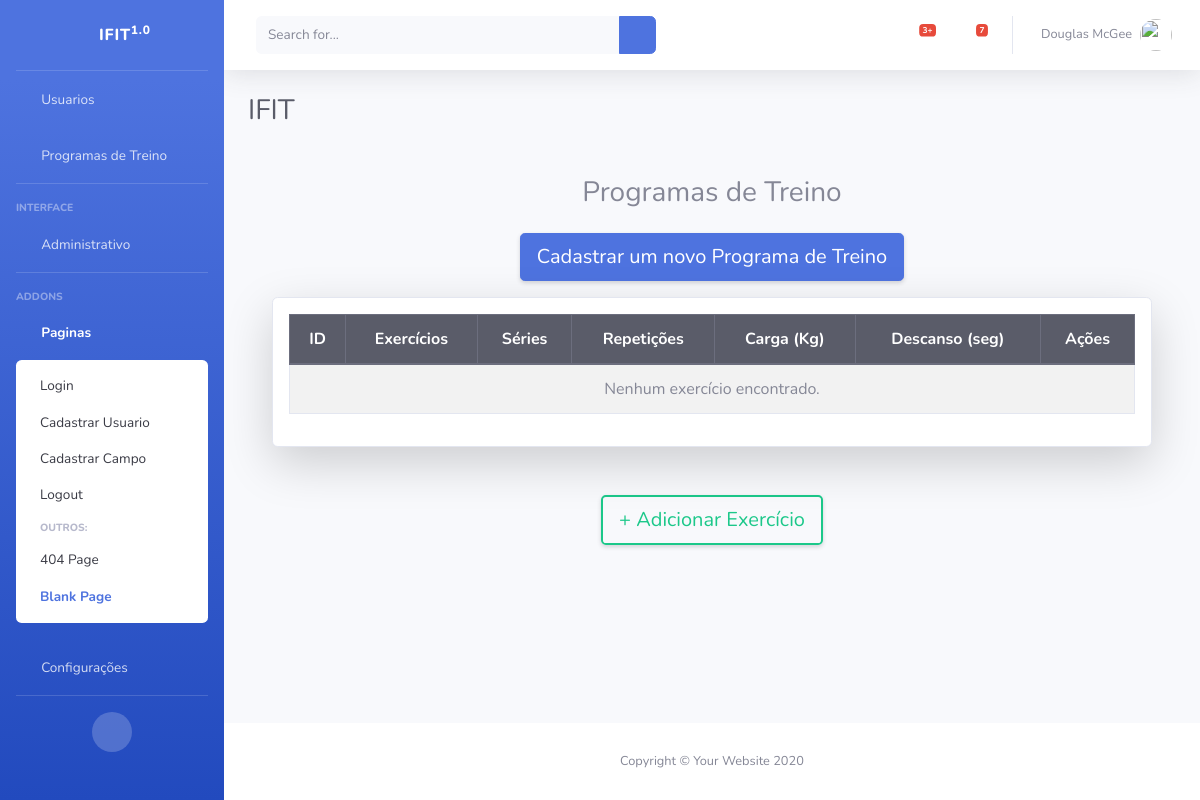
/listar/training-exercicios/, run on an earlier commit of the app's database.
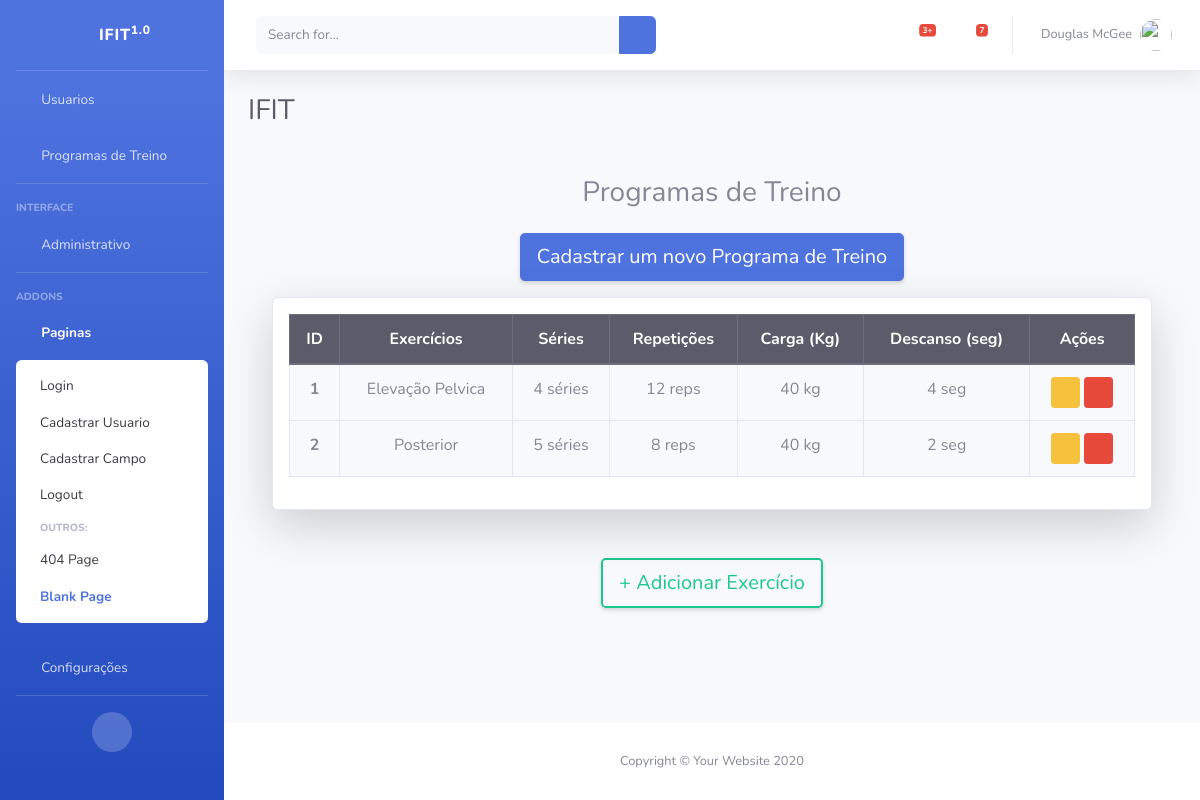
And on a later commit of the database.
### cadastros/models.py (models this page shows, shortened)
class TrainingExercicio(models.Model):
    exercise = models.ForeignKey(Exercicio, on_delete=models.CASCADE,)
    pt = models.CharField(max_length=1, default='Programa treino')
    series = models.IntegerField()
    repeticoes = models.IntegerField()
    carga = models.CharField(max_length=50, blank=True, null=True)
    descanso = models.IntegerField()  # em segundos
    descricao = models.CharField(max_length=100, default='Descrição padrão')

class Exercicio(models.Model):
    exercicio = models.CharField(max_length=50)
    tipo = models.CharField(max_length=10)
    grupo = models.CharField(max_length=20)
    descricao = models.CharField(max_length=100)
    def __str__(self):
        return self.exercicio

### cadastros/views.py (the view)
# urls.py: path('listar/training-exercicios/', TrainingExercicioList.as_view(), name='listar-training-exercicios'),
class TrainingExercicioList(ListView):
    model = TrainingExercicio
    template_name = 'cadastros/listas/training_exercicio.html'
    def get_context_data(self, **kwargs):
        context = super().get_context_data(**kwargs)
        context['training_exercicio'] = TrainingExercicio.objects.select_related('exercise').all()  # Removido 'training'
        return context

### cadastros/templates/cadastros/listas/training_exercicio.html
{% extends 'paginas/index.html' %}
{% load static %}
{% block conteudo %}
<div class="container mt-5">
    <h3 class="text-center mb-4">Programas de Treino</h3>
    <div class="text-center mb-3">
        <a href="{% url 'cadastrar-training-exercicio' %}" class="btn btn-primary btn-lg shadow-sm">Cadastrar um novo Programa de Treino</a>
    </div>
    <div class="card shadow-lg p-3 mb-5 bg-white rounded">
        <div class="table-responsive">
            <table class="table table-bordered table-striped table-hover text-center align-middle">
                <thead class="thead-dark">
                    <tr>
                        <th>ID</th>
                        <th>Exercícios</th>
                        <th>Séries</th>
                        <th>Repetições</th>
                        <th>Carga (Kg)</th>
                        <th>Descanso (seg)</th>
                        <th>Ações</th>
                    </tr>
                </thead>
                <tbody>
                    {% for training_exercicio in object_list %}
                    <tr class="bg-light">
                        <td><strong>{{ training_exercicio.pk }}</strong></td>
                        <td>{{ training_exercicio.exercise }}</td>
                        <td>{{ training_exercicio.series }} séries</td>
                        <td>{{ training_exercicio.repeticoes }} reps</td>
                        <td>{{ training_exercicio.carga }} kg</td>
                        <td>{{ training_exercicio.descanso }} seg</td>
                        <td>
                            <a href="{% url 'editar-training-exercicio' training_exercicio.pk %}" class="btn btn-warning btn-sm" title="Editar">
                                <i class="fas fa-edit"></i>
                            </a>
                            <a href="{% url 'excluir-training-exercicio' training_exercicio.pk %}" class="btn btn-danger btn-sm" title="Excluir">
                                <i class="fas fa-trash-alt"></i>
                            </a>
                        </td>
                    </tr>
                    {% empty %}
                    <tr>
                        <td colspan="7" class="text-center">Nenhum exercício encontrado.</td>
                    </tr>
                    {% endfor %}
                </tbody>
            </table>
        </div>
    </div>
    <div class="text-center mt-3">
        <a href="{% url 'cadastrar-exercicio' %}" class="btn btn-outline-success btn-lg shadow-sm" style="border-width: 2px;">+ Adicionar Exercício</a>
    </div>
</div>
{% endblock %}

### paginas/templates/paginas/index.html (shortened to what this page needs)
{% load static %}
<!DOCTYPE html>
<html lang="pt-br">
<head>
    <link href={% static "fontawesome-free/css/all.min.css" %} rel="stylesheet" type="text/css">
    <link href={% static "css/sb-admin-2.min.css" %} rel="stylesheet" type="text/css">
    <link href={% static "css/sb-admin-2.min.css" %} rel="stylesheet">
</head>
<body id="page-top">
    <div id="wrapper">
        <ul class="navbar-nav bg-gradient-primary sidebar sidebar-dark accordion" id="accordionSidebar">
            <a class="sidebar-brand d-flex align-items-center justify-content-center" href="index.html">
                <div class="sidebar-brand-icon rotate-n-15">
                    <i class="fas fa-laugh-wink"></i>
                </div>
                <div class="sidebar-brand-text mx-3">IFIT<sup>1.0</sup></div>
            </a>
            <hr class="sidebar-divider my-0">
            <li class="nav-item">
                <a class="nav-link" href="{% url 'listar-users' %}">
                    <i class="fas fa-fw fa-tachometer-alt"></i>
                    <span>Usuarios</span></a>
            </li>
            <li class="nav-item">
                <a class="nav-link" href="{% url 'listar-training-exercicios' %}">
                    <i class="fas fa-fw fa-tachometer-alt"></i>
                    <span>Programas de Treino</span></a>
            </li>
            <hr class="sidebar-divider">
            <div class="sidebar-heading">
                Interface
            </div>
            <li class="nav-item">
                <a class="nav-link collapsed" href="#" data-toggle="collapse" data-target="#collapseTwo"
                    aria-expanded="true" aria-controls="collapseTwo">
                    <i class="fas fa-fw fa-cog"></i>
                    <span>Administrativo</span>
                </a>
            </li>
            <hr class="sidebar-divider">
            <div class="sidebar-heading">
                Addons
            </div>
            <li class="nav-item active">
                <a class="nav-link" href="#" data-toggle="collapse" data-target="#collapsePages" aria-expanded="true"
                    aria-controls="collapsePages">
                    <i class="fas fa-fw fa-folder"></i>
                    <span>Paginas</span>
                </a>
                <div id="collapsePages" class="collapse show" aria-labelledby="headingPages"
                    data-parent="#accordionSidebar">
                    <div class="bg-white py-2 collapse-inner rounded">
                        <a class="collapse-item" href="{% url 'login' %}">Login</a>
                        <a class="collapse-item" href="{% url 'cadastrar-user' %}">Cadastrar Usuario</a>
                        <a class="collapse-item" href="{% url 'cadastrar-campo' %}">Cadastrar Campo</a>
                        <a class="collapse-item" href="forgot-password.html">Logout</a>
                        <h6 class="collapse-header">Outros:</h6>
                        <a class="collapse-item" href="404.html">404 Page</a>
                        <a class="collapse-item active" href="blank.html">Blank Page</a>
                    </div>
                </div>
            </li>
            <li class="nav-item">
                <a class="nav-link collapsed" href="#" data-toggle="collapse" data-target="#collapseUtilities"
                    aria-expanded="true" aria-controls="collapseUtilities">
                    <i class="fas fa-fw fa-wrench"></i>
                    <span>Configurações</span>
                </a>
            </li>
            <hr class="sidebar-divider d-none d-md-block">
            <div class="text-center d-none d-md-inline">
                <button class="rounded-circle border-0" id="sidebarToggle"></button>
            </div>
        </ul>
        <div id="content-wrapper" class="d-flex flex-column">
            <div id="content">
                <nav class="navbar navbar-expand navbar-light bg-white topbar mb-4 static-top shadow">
                    <form
                        class="d-none d-sm-inline-block form-inline mr-auto ml-md-3 my-2 my-md-0 mw-100 navbar-search">
                        <div class="input-group">
                            <input type="text" class="form-control bg-light border-0 small" placeholder="Search for..."
                                aria-label="Search" aria-describedby="basic-addon2">
                            <div class="input-group-append">
                                <button class="btn btn-primary" type="button">
                                    <i class="fas fa-search fa-sm"></i>
                                </button>
                            </div>
                        </div>
                    </form>
                    <ul class="navbar-nav ml-auto">
                        <li class="nav-item dropdown no-arrow mx-1">
                            <a class="nav-link dropdown-toggle" href="#" id="alertsDropdown" role="button"
                                data-toggle="dropdown" aria-haspopup="true" aria-expanded="false">
                                <i class="fas fa-bell fa-fw"></i>
                                <span class="badge badge-danger badge-counter">3+</span>
                            </a>
                        </li>
                        <li class="nav-item dropdown no-arrow mx-1">
                            <a class="nav-link dropdown-toggle" href="#" id="messagesDropdown" role="button"
                                data-toggle="dropdown" aria-haspopup="true" aria-expanded="false">
                                <i class="fas fa-envelope fa-fw"></i>
                                <span class="badge badge-danger badge-counter">7</span>
                            </a>
                        </li>
                        <li class="nav-item dropdown no-arrow">
                            <a class="nav-link dropdown-toggle" href="#" id="userDropdown" role="button"
                                data-toggle="dropdown" aria-haspopup="true" aria-expanded="false">
                                <span class="mr-2 d-none d-lg-inline text-gray-600 small">Douglas McGee</span>
                                <img class="img-profile rounded-circle"
                                    src="img/undraw_profile.svg">
                            </a>
                        </li>
                    </ul>
                </nav>
                <div class="container-fluid">
                    <h1 class="h3 mb-4 text-gray-800">IFIT</h1>
                    {% block conteudo %}{% endblock %}
                </div>
            </div>
            <footer class="sticky-footer bg-white">
                <div class="container my-auto">
                    <div class="copyright text-center my-auto">
                        <span>Copyright &copy; Your Website 2020</span>
                    </div>
                </div>
            </footer>
        </div>
    </div>
</body>
</html>

What changed in the data, as far as the page shows it:
added TrainingExercicio: pk "1", exercise "Elevação Pelvica", series "4", repeticoes "12", carga "40", descanso "4"
added TrainingExercicio: pk "2", exercise "Posterior", series "5", repeticoes "8", carga "40", descanso "2"
Also different on the page:
text no longer shown: "Nenhum exercício encontrado."
